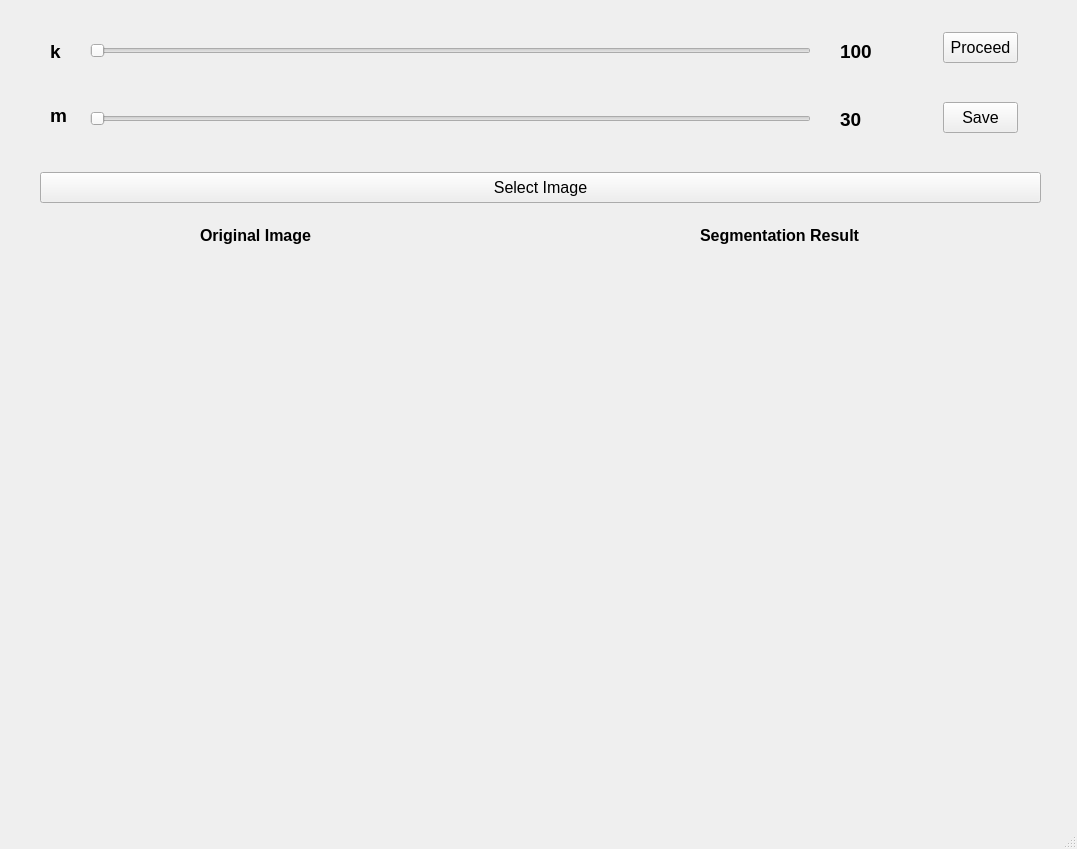
<?xml version="1.0" encoding="UTF-8"?>
<ui version="4.0">
 <class>MainWindow</class>
 <widget class="QMainWindow" name="MainWindow">
  <property name="geometry">
   <rect>
    <x>0</x>
    <y>0</y>
    <width>1077</width>
    <height>849</height>
   </rect>
  </property>
  <property name="windowTitle">
   <string>MainWindow</string>
  </property>
  <widget class="QWidget" name="centralwidget">
   <widget class="QLabel" name="k_label">
    <property name="geometry">
     <rect>
      <x>50</x>
      <y>40</y>
      <width>20</width>
      <height>23</height>
     </rect>
    </property>
    <property name="font">
     <font>
      <pointsize>14</pointsize>
      <weight>75</weight>
      <bold>true</bold>
     </font>
    </property>
    <property name="text">
     <string>k</string>
    </property>
   </widget>
   <widget class="QLabel" name="m_label">
    <property name="geometry">
     <rect>
      <x>50</x>
      <y>100</y>
      <width>21</width>
      <height>31</height>
     </rect>
    </property>
    <property name="font">
     <font>
      <pointsize>14</pointsize>
      <weight>75</weight>
      <bold>true</bold>
     </font>
    </property>
    <property name="text">
     <string>m</string>
    </property>
   </widget>
   <widget class="QLabel" name="m_value">
    <property name="geometry">
     <rect>
      <x>840</x>
      <y>108</y>
      <width>91</width>
      <height>23</height>
     </rect>
    </property>
    <property name="font">
     <font>
      <pointsize>14</pointsize>
      <weight>75</weight>
      <bold>true</bold>
     </font>
    </property>
    <property name="text">
     <string>30</string>
    </property>
   </widget>
   <widget class="QPushButton" name="proceed_button">
    <property name="geometry">
     <rect>
      <x>943</x>
      <y>32</y>
      <width>75</width>
      <height>31</height>
     </rect>
    </property>
    <property name="font">
     <font>
      <pointsize>12</pointsize>
     </font>
    </property>
    <property name="text">
     <string>Proceed</string>
    </property>
   </widget>
   <widget class="QPushButton" name="save_button">
    <property name="geometry">
     <rect>
      <x>943</x>
      <y>102</y>
      <width>75</width>
      <height>31</height>
     </rect>
    </property>
    <property name="font">
     <font>
      <pointsize>12</pointsize>
     </font>
    </property>
    <property name="text">
     <string>Save</string>
    </property>
   </widget>
   <widget class="QLabel" name="k_value">
    <property name="geometry">
     <rect>
      <x>840</x>
      <y>40</y>
      <width>91</width>
      <height>23</height>
     </rect>
    </property>
    <property name="font">
     <font>
      <pointsize>14</pointsize>
      <weight>75</weight>
      <bold>true</bold>
     </font>
    </property>
    <property name="text">
     <string>100</string>
    </property>
   </widget>
   <widget class="QSlider" name="m_bar">
    <property name="geometry">
     <rect>
      <x>90</x>
      <y>108</y>
      <width>721</width>
      <height>22</height>
     </rect>
    </property>
    <property name="orientation">
     <enum>Qt::Horizontal</enum>
    </property>
   </widget>
   <widget class="QSlider" name="k_bar">
    <property name="geometry">
     <rect>
      <x>90</x>
      <y>40</y>
      <width>721</width>
      <height>22</height>
     </rect>
    </property>
    <property name="orientation">
     <enum>Qt::Horizontal</enum>
    </property>
   </widget>
   <widget class="QPushButton" name="select_button">
    <property name="geometry">
     <rect>
      <x>40</x>
      <y>172</y>
      <width>1001</width>
      <height>31</height>
     </rect>
    </property>
    <property name="font">
     <font>
      <pointsize>12</pointsize>
     </font>
    </property>
    <property name="text">
     <string>Select Image</string>
    </property>
   </widget>
   <widget class="QLabel" name="originview">
    <property name="geometry">
     <rect>
      <x>10</x>
      <y>260</y>
      <width>520</width>
      <height>520</height>
     </rect>
    </property>
    <property name="text">
     <string/>
    </property>
    <property name="alignment">
     <set>Qt::AlignCenter</set>
    </property>
   </widget>
   <widget class="QLabel" name="segmentationview">
    <property name="geometry">
     <rect>
      <x>540</x>
      <y>260</y>
      <width>520</width>
      <height>520</height>
     </rect>
    </property>
    <property name="text">
     <string/>
    </property>
    <property name="alignment">
     <set>Qt::AlignCenter</set>
    </property>
   </widget>
   <widget class="QLabel" name="label_1">
    <property name="geometry">
     <rect>
      <x>200</x>
      <y>220</y>
      <width>131</width>
      <height>31</height>
     </rect>
    </property>
    <property name="font">
     <font>
      <pointsize>12</pointsize>
      <weight>75</weight>
      <bold>true</bold>
     </font>
    </property>
    <property name="text">
     <string>Original Image</string>
    </property>
   </widget>
   <widget class="QLabel" name="label_2">
    <property name="geometry">
     <rect>
      <x>700</x>
      <y>220</y>
      <width>191</width>
      <height>31</height>
     </rect>
    </property>
    <property name="font">
     <font>
      <pointsize>12</pointsize>
      <weight>75</weight>
      <bold>true</bold>
     </font>
    </property>
    <property name="text">
     <string>Segmentation Result</string>
    </property>
   </widget>
  </widget>
  <widget class="QMenuBar" name="menubar">
   <property name="geometry">
    <rect>
     <x>0</x>
     <y>0</y>
     <width>1077</width>
     <height>21</height>
    </rect>
   </property>
  </widget>
  <widget class="QStatusBar" name="statusbar"/>
  <action name="actionOpen">
   <property name="text">
    <string>Open</string>
   </property>
  </action>
 </widget>
 <resources/>
 <connections/>
</ui>
